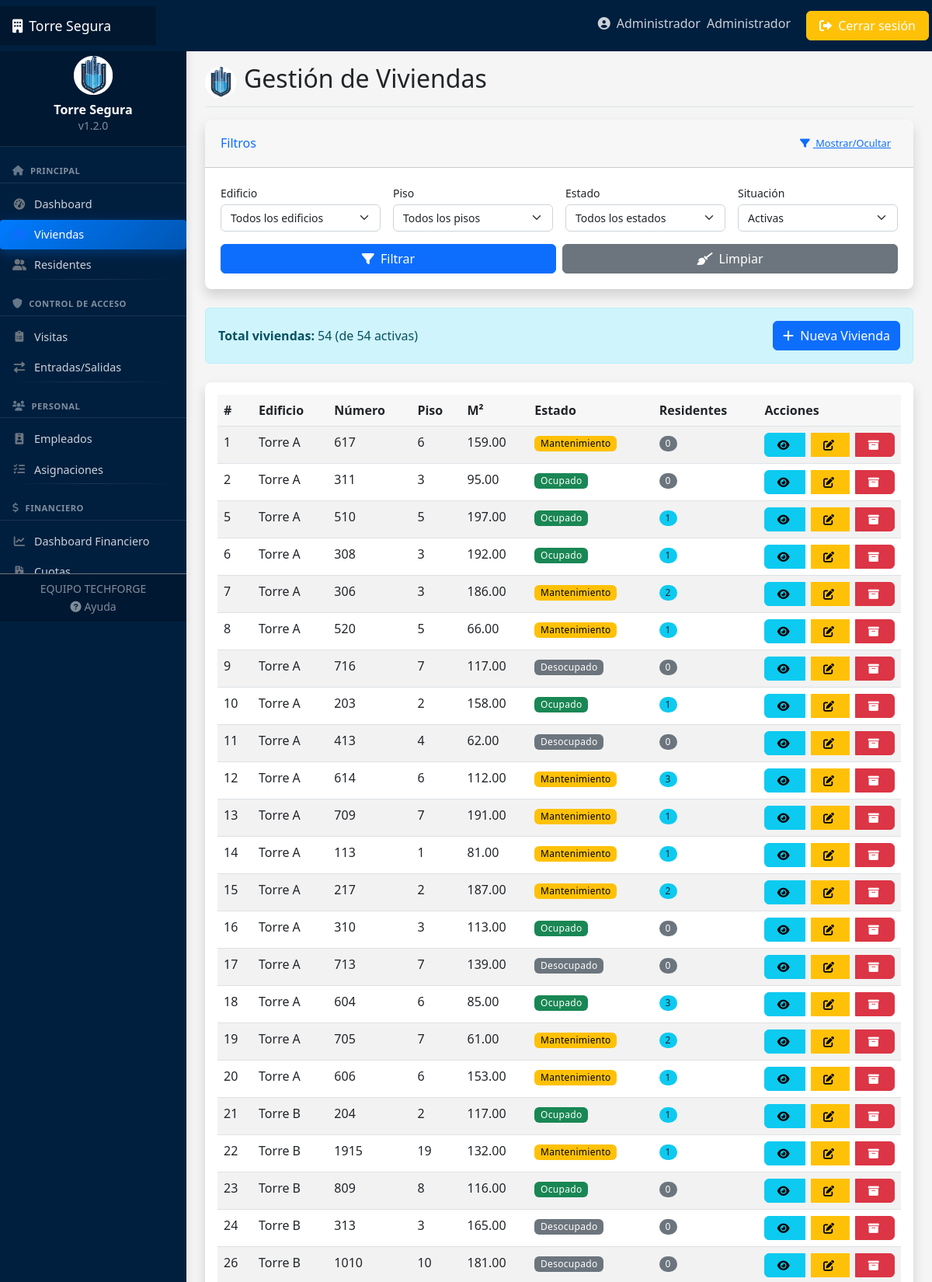
/viviendas/ (signed in, upper part), run on the app's committed database.
### usuarios/models.py (models this page shows, shortened)
class Usuario(AbstractUser):
    TIPOS_DOCUMENTO = [
        ('DNI', 'DNI'),
        ('PASAPORTE', 'Pasaporte'),
        ('CEDULA', 'Cédula'),
    ]
    rol = models.ForeignKey(Rol, on_delete=models.SET_NULL, null=True, related_name='usuarios')
    telefono = models.CharField(max_length=15, blank=True)
    tipo_documento = models.CharField(max_length=10, choices=TIPOS_DOCUMENTO, default='DNI')
    numero_documento = models.CharField(max_length=20, blank=True)
    foto = models.ImageField(upload_to='usuarios/', blank=True, null=True)
    email_confirmado = models.BooleanField(default=False)

class Rol(models.Model):
    nombre = models.CharField(max_length=50)
    descripcion = models.TextField(blank=True)
    def __str__(self):
        return self.nombre

### viviendas/models.py (models this page shows, shortened)
class Vivienda(models.Model):
    ESTADOS = [
        ('OCUPADO', 'Ocupado'),
        ('DESOCUPADO', 'Desocupado'),
        ('MANTENIMIENTO', 'En mantenimiento'),
        ('BAJA', 'Dado de baja'),
    ]
    edificio = models.ForeignKey(Edificio, on_delete=models.CASCADE, related_name='viviendas')
    numero = models.CharField(max_length=10)
    piso = models.PositiveIntegerField()
    metros_cuadrados = models.DecimalField(max_digits=6, decimal_places=2)
    habitaciones = models.PositiveIntegerField(default=1)
    baños = models.PositiveIntegerField(default=1)
    estado = models.CharField(max_length=15, choices=ESTADOS, default='DESOCUPADO')
    activo = models.BooleanField(default=True, help_text="Indica si la vivienda está activa o ha sido dada de baja")
    fecha_baja = models.DateField(null=True, blank=True, help_text="Fecha en la que se dio de baja la vivienda")
    motivo_baja = models.TextField(blank=True, null=True, help_text="Motivo por el cual se dio de baja la vivienda")

class Edificio(models.Model):
    nombre = models.CharField(max_length=100)
    direccion = models.TextField()
    pisos = models.PositiveIntegerField()
    fecha_construccion = models.DateField(blank=True, null=True)

### viviendas/views.py (the view)
# urls.py: path('', views.ViviendaListView.as_view(), name='vivienda-list'),
class ViviendaListView(LoginRequiredMixin, ListView):
    model = Vivienda
    template_name = 'viviendas/vivienda_list.html'
    context_object_name = 'viviendas'
    def get_queryset(self):
        queryset = super().get_queryset()
        edificio_id = self.request.GET.get('edificio')
        if edificio_id:
            queryset = queryset.filter(edificio_id=edificio_id)
        piso = self.request.GET.get('piso')
        if piso:
            queryset = queryset.filter(piso=piso)
        estado = self.request.GET.get('estado')
        if estado:
            queryset = queryset.filter(estado=estado)
        activo = self.request.GET.get('activo')
        if activo:
            activo_bool = activo == 'true'
            queryset = queryset.filter(activo=activo_bool)
        else:
            queryset = queryset.filter(activo=True)
        return queryset
    def get_context_data(self, **kwargs):
        context = super().get_context_data(**kwargs)
        context['edificios'] = Edificio.objects.all()
        context['filtro_edificio'] = self.request.GET.get('edificio', '')
        context['filtro_piso'] = self.request.GET.get('piso', '')
        context['filtro_estado'] = self.request.GET.get('estado', '')
        context['filtro_activo'] = self.request.GET.get('activo', 'true')
        pisos = Vivienda.objects.values_list('piso', flat=True).distinct().order_by('piso')
        context['pisos'] = pisos
        context['estados'] = [estado[0] for estado in Vivienda.ESTADOS]
        context['total_activas'] = Vivienda.objects.filter(activo=True).count()
        context['total_inactivas'] = Vivienda.objects.filter(activo=False).count()
        return context

### templates/viviendas/vivienda_list.html (shortened to what this page needs)
{% extends 'base.html' %}
{% load static %}
{% block header %}Gestión de Viviendas{% endblock %}
{% block content %}
<div class="card shadow mb-4 filter-card">
    <div class="card-header py-3 d-flex justify-content-between align-items-center">
        <h6 class="m-0 font-weight-bold text-primary">Filtros</h6>
        <button class="btn btn-sm btn-link" type="button" data-bs-toggle="collapse" data-bs-target="#collapseFilters" aria-expanded="false" aria-controls="collapseFilters">
            <i class="fas fa-filter"></i> <span class="d-none d-md-inline">Mostrar/Ocultar</span>
        </button>
    </div>
    <div class="collapse show" id="collapseFilters">
        <div class="card-body">
            <form method="get" id="filtroForm" class="row g-3">
                <div class="col-md-3 col-sm-6">
                    <label for="edificio" class="form-label">Edificio</label>
                    <select name="edificio" id="edificio" class="form-select" data-autosubmit="false">
                        <option value="">Todos los edificios</option>
                    </select>
                </div>
                <div class="col-md-3 col-sm-6">
                    <label for="piso" class="form-label">Piso</label>
                    <select name="piso" id="piso" class="form-select">
                        <option value="">Todos los pisos</option>
                    </select>
                </div>
                <div class="col-md-3 col-sm-6">
                    <label for="estado" class="form-label">Estado</label>
                    <select name="estado" id="estado" class="form-select">
                        <option value="">Todos los estados</option>
                    </select>
                </div>
                <div class="col-md-3 col-sm-6">
                    <label for="activo" class="form-label">Situación</label>
                    <select name="activo" id="activo" class="form-select">
                        <option value="true" {% if filtro_activo == 'true' %}selected{% endif %}>Activas</option>
                    </select>
                </div>
                <div class="col-12 d-md-flex justify-content-md-end mt-3 gap-2">
                    <button type="submit" class="btn btn-primary w-100 w-md-auto mb-2 mb-md-0">
                        <i class="fas fa-filter"></i> Filtrar
                    </button>
                    <a href="{% url 'vivienda-list' %}" class="btn btn-secondary w-100 w-md-auto">
                        <i class="fas fa-broom"></i> Limpiar
                    </a>
                </div>
            </form>
        </div>
    </div>
</div>
<div class="alert alert-info mb-4 content-header">
    <div>
        <strong>Total viviendas:</strong> {{ viviendas.count }}
        {% if filtro_activo == 'true' or filtro_activo == '' %}
        (de {{ total_activas }} activas)
        {% elif filtro_activo == 'false' %}
        (de {{ total_inactivas }} dadas de baja)
        {% endif %}
    </div>
    <a href="{% url 'vivienda-create' %}" class="btn btn-primary">
        <i class="fas fa-plus"></i> <span class="d-none d-md-inline">Nueva Vivienda</span>
    </a>
</div>
<div class="card shadow">
    <div class="card-body">
        <div class="table-responsive">
            <table class="table table-striped table-hover table-responsive-card">
                <thead>
                    <tr>
                        <th>#</th>
                        <th>Edificio</th>
                        <th>Número</th>
                        <th>Piso</th>
                        <th class="d-none d-md-table-cell">M²</th>
                        <th>Estado</th>
                        <th>Residentes</th>
                        <th>Acciones</th>
                    </tr>
                </thead>
                <tbody>
                    {% for vivienda in viviendas %}
                    <tr {% if not vivienda.activo %}class="table-secondary"{% endif %}>
                        <td data-label="#">{{ vivienda.id }}</td>
                        <td data-label="Edificio">{{ vivienda.edificio.nombre }}</td>
                        <td data-label="Número">{{ vivienda.numero }}</td>
                        <td data-label="Piso">{{ vivienda.piso }}</td>
                        <td data-label="M²" class="d-none d-md-table-cell">{{ vivienda.metros_cuadrados }}</td>
                        <td data-label="Estado">
                            {% if vivienda.estado == 'OCUPADO' %}
                                <span class="badge text-bg-success">Ocupado</span>
                            {% elif vivienda.estado == 'DESOCUPADO' %}
                                <span class="badge text-bg-secondary">Desocupado</span>
                            {% elif vivienda.estado == 'MANTENIMIENTO' %}
                                <span class="badge text-bg-warning">Mantenimiento</span>
                            {% elif vivienda.estado == 'BAJA' %}
                                <span class="badge text-bg-danger">Dado de baja</span>
                            {% endif %}
                        </td>
                        <td data-label="Residentes">
                            {% if vivienda.residentes.count > 0 %}
                                <a href="{% url 'vivienda-detail' vivienda.id %}" class="text-decoration-none">
                                    <span class="badge rounded-pill bg-info text-dark">{{ vivienda.residentes.count }}</span>
                                </a>
                            {% else %}
                                <span class="badge rounded-pill bg-secondary">0</span>
                            {% endif %}
                        </td>
                        <td data-label="Acciones">
                            <div class="btn-group btn-group-sm action-buttons">
                                <a href="{% url 'vivienda-detail' vivienda.id %}" class="btn btn-info" title="Ver detalles">
                                    <i class="fas fa-eye"></i>
                                </a>
                                {% if vivienda.activo %}
                                <a href="{% url 'vivienda-update' vivienda.id %}" class="btn btn-warning" title="Editar">
                                    <i class="fas fa-edit"></i>
                                </a>
                                <a href="{% url 'vivienda-baja' vivienda.id %}" class="btn btn-danger" title="Dar de baja">
                                    <i class="fas fa-archive"></i>
                                </a>
                                {% endif %}
                            </div>
                        </td>
                    </tr>
                    {% empty %}
                    <tr>
                        <td colspan="8" class="text-center">No hay viviendas registradas</td>
                    </tr>
                    {% endfor %}
                </tbody>
            </table>
        </div>
    </div>
</div>
{% endblock %}

### templates/navbar.html (shortened to what this page needs)
<header class="navbar navbar-dark sticky-top" style="background-color: #001f3f; flex-md-nowrap; p-0; shadow">
    <a class="navbar-brand col-md-3 col-lg-2 me-0 px-3 d-flex align-items-center" href="{% url 'dashboard' %}">
        <span class="d-none d-md-inline"><i class="fas fa-building me-2"></i></span>
        Torre Segura
    </a>
    <div class="navbar-nav ms-auto">
        <div class="nav-item text-nowrap d-none d-md-flex">
            <a class="nav-link p-2 mx-2" href="{% url 'perfil' %}">
                <i class="fas fa-user-circle"></i>
                <span class="ms-1 d-none d-lg-inline">{{ user.first_name|default:user.username }}</span>
                <span class="ms-1 d-none d-lg-inline">{{ user.rol|default:user.rol }}</span>
            </a>
            <a class="btn btn-warning text-white px-3 m-1" href="{% url 'logout' %}">
                <i class="fas fa-sign-out-alt"></i>
                <span class="d-none d-lg-inline">Cerrar sesión</span>
            </a>
        </div>
    </div>
</header>

### static/css/style.css (style rules this page uses)
:root { --primary-color: #0d6efd; --secondary-color: #6c757d; --success-color: #198754; --danger-color: #dc3545; --warning-color: #ffc107; --info-color: #0dcaf0; --light-color: #f8f9fa; --dark-color: #212529; --sidebar-width: 240px; --navbar-height: 56px; }
body { font-family: 'Segoe UI', Tahoma, Geneva, Verdana, sans-serif; background-color: #f5f5f5; }
.navbar-brand { padding-top: .75rem; padding-bottom: .75rem; font-size: 1.1rem; background-color: rgba(0, 0, 0, .25); box-shadow: inset -1px 0 0 rgba(0, 0, 0, .25); }
.navbar-dark .navbar-nav .nav-link { color: rgba(255, 255, 255, .8); }
.card { margin-bottom: 1.5rem; border: none; box-shadow: 0 0.125rem 0.25rem rgba(0, 0, 0, 0.075); transition: all 0.3s ease; border-radius: 0.5rem; }
.card-header { border-top-left-radius: 0.5rem !important; border-top-right-radius: 0.5rem !important; background-color: rgba(0, 0, 0, 0.03); }
.badge { font-weight: 500; padding: .5em .7em; }
.table > :not(:last-child) > :last-child > * { border-bottom-color: inherit; }
.table th { font-weight: 600; background-color: rgba(0, 0, 0, 0.03); }
.btn { font-weight: 500; border-radius: 0.375rem; }
.btn i { margin-right: 0.25rem; }
.btn-sm { font-size: 0.8rem; border-radius: 0.25rem; }

### static/css/responsive.css (style rules this page uses)
.table-responsive { overflow-x: auto; -webkit-overflow-scrolling: touch; }
.badge { font-weight: 500; padding: 0.35em 0.65em; letter-spacing: 0.025em; }
.filter-card { margin-bottom: 1.5rem; }
.filter-card .card-header { padding: 0.75rem 1.25rem; background-color: rgba(0, 0, 0, 0.03); }
.filter-card .card-body { padding: 1.25rem; }
.form-control, .form-select { font-size: 0.875rem; height: calc(1.5em + 0.75rem + 2px); }
label.form-label { font-weight: 500; margin-bottom: 0.25rem; font-size: 0.875rem; }
.action-buttons { display: flex; justify-content: flex-end; gap: 0.5rem; }
.content-header { margin-bottom: 1.5rem; display: flex; justify-content: space-between; align-items: center; }
.btn, .card, .nav-link, .form-control, .form-select { transition: all 0.2s ease; }

### static/css/sidebar.css (style rules this page uses)
@media (min-width: 768px) { .collapse { display: block !important; } }

### data on the page
Usuario: first_name "Administrador", rol "Administrador"
Vivienda: id "1", edificio.nombre "Torre A", numero "617", piso "6", metros_cuadrados "159.00", estado "Mantenimiento", activo True (drawn)
Vivienda: id "2", edificio.nombre "Torre A", numero "311", piso "3", metros_cuadrados "95.00", estado "Ocupado", activo True (drawn)
Vivienda: id "5", edificio.nombre "Torre A", numero "510", piso "5", metros_cuadrados "197.00", estado "Ocupado", residentes.count "1", activo True (drawn)
Vivienda: id "6", edificio.nombre "Torre A", numero "308", piso "3", metros_cuadrados "192.00", estado "Ocupado", residentes.count "1", activo True (drawn)
Vivienda: id "7", edificio.nombre "Torre A", numero "306", piso "3", metros_cuadrados "186.00", estado "Mantenimiento", residentes.count "2", activo True (drawn)
Vivienda: id "8", edificio.nombre "Torre A", numero "520", piso "5", metros_cuadrados "66.00", estado "Mantenimiento", residentes.count "1", activo True (drawn)
Vivienda: id "9", edificio.nombre "Torre A", numero "716", piso "7", metros_cuadrados "117.00", estado "Desocupado", activo True (drawn)
Vivienda: id "10", edificio.nombre "Torre A", numero "203", piso "2", metros_cuadrados "158.00", estado "Ocupado", residentes.count "1", activo True (drawn)
Vivienda: id "11", edificio.nombre "Torre A", numero "413", piso "4", metros_cuadrados "62.00", estado "Desocupado", activo True (drawn)
Vivienda: id "12", edificio.nombre "Torre A", numero "614", piso "6", metros_cuadrados "112.00", estado "Mantenimiento", residentes.count "3", activo True (drawn)
Vivienda: id "13", edificio.nombre "Torre A", numero "709", piso "7", metros_cuadrados "191.00", estado "Mantenimiento", residentes.count "1", activo True (drawn)
Vivienda: id "14", edificio.nombre "Torre A", numero "113", piso "1", metros_cuadrados "81.00", estado "Mantenimiento", residentes.count "1", activo True (drawn)
Vivienda: id "15", edificio.nombre "Torre A", numero "217", piso "2", metros_cuadrados "187.00", estado "Mantenimiento", residentes.count "2", activo True (drawn)
Vivienda: id "16", edificio.nombre "Torre A", numero "310", piso "3", metros_cuadrados "113.00", estado "Ocupado", activo True (drawn)
Vivienda: id "17", edificio.nombre "Torre A", numero "713", piso "7", metros_cuadrados "139.00", estado "Desocupado", activo True (drawn)
Vivienda: id "18", edificio.nombre "Torre A", numero "604", piso "6", metros_cuadrados "85.00", estado "Ocupado", residentes.count "3", activo True (drawn)
Vivienda: id "19", edificio.nombre "Torre A", numero "705", piso "7", metros_cuadrados "61.00", estado "Mantenimiento", residentes.count "2", activo True (drawn)
Vivienda: id "20", edificio.nombre "Torre A", numero "606", piso "6", metros_cuadrados "153.00", estado "Mantenimiento", residentes.count "1", activo True (drawn)
Vivienda: id "21", edificio.nombre "Torre B", numero "204", piso "2", metros_cuadrados "117.00", estado "Ocupado", residentes.count "1", activo True (drawn)
Vivienda: id "22", edificio.nombre "Torre B", numero "1915", piso "19", metros_cuadrados "132.00", estado "Mantenimiento", residentes.count "1", activo True (drawn)
Vivienda: id "23", edificio.nombre "Torre B", numero "809", piso "8", metros_cuadrados "116.00", estado "Ocupado", activo True (drawn)
Vivienda: id "24", edificio.nombre "Torre B", numero "313", piso "3", metros_cuadrados "165.00", estado "Desocupado", activo True (drawn)
Vivienda: id "26", edificio.nombre "Torre B", numero "1010", piso "10", metros_cuadrados "181.00", estado "Desocupado", activo True (drawn)

### other printed values
{{ viviendas.count }} "54"
{{ total_activas }} "54"
